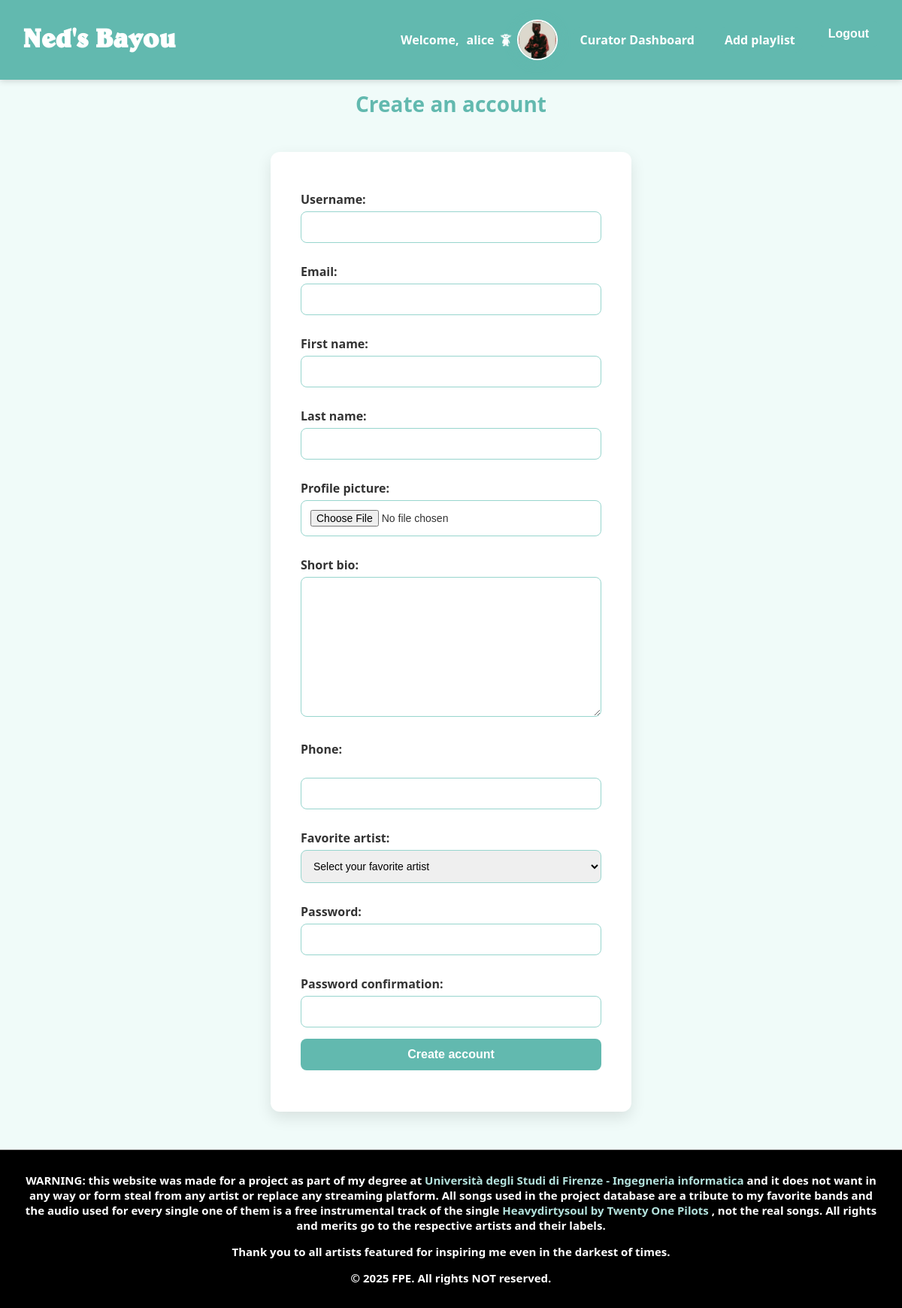
The page /register/ (signed in) on the database its author committed.
### users/models.py (models this page shows, shortened)
class BayouUser(AbstractUser):
    email = models.EmailField(unique=True)
    profile_picture = models.ImageField(
        upload_to='profile_pics/',
        default=default_profile_pic,
        blank=True
    )
    short_bio = models.TextField(blank=True)
    phone_number = PhoneNumberField(blank=True, unique=True, region="IT")
    favorite_artist = models.ForeignKey('music.Artist', on_delete=models.SET_NULL, null=True, blank=True)
    liked_songs = models.ManyToManyField('music.Song', related_name='liked_by', blank=True)

### users/views.py (the view)
# urls.py: path('register/', views.register, name='register'),
def register(request):
    if request.method == 'POST':
        form = BayouUserCreationForm(request.POST, request.FILES)
        if form.is_valid():
            user = form.save()
            listener_group = Group.objects.get(name='Listener')
            user.groups.add(listener_group)
            if user.favorite_artist:
                song = user.favorite_artist.songs.first()
                if song:
                    update_recommendations(user, artist=song.artist, delta=5)
            return redirect('home')
    else:
        form = BayouUserCreationForm()
    return render(request, 'register.html', {'form': form})

### users/forms.py (shortened to what this page needs)
class BayouUserCreationForm(UserCreationForm):
    email = forms.EmailField(required=True)
    class Meta:
        model = BayouUser
        fields = (
            "username", "email",
            "password1", "password2",
            "first_name", "last_name",
            "profile_picture", "short_bio",
            "phone_number", "favorite_artist"
        )
    def __init__(self, *args, **kwargs):
        super().__init__(*args, **kwargs)
        self.fields['phone_number'].widget.attrs.update({
            'id': 'phoneInput',
            'placeholder': 'Your phone number',
        })
        self.fields['favorite_artist'].queryset = Artist.objects.all()
        self.fields['favorite_artist'].empty_label = "Select your favorite artist"

### music/models.py (called while the page is built)
    def __str__(self):
        return self.name

### users/context_processors.py (called while the page is built)
def user_group_context(request):
    is_curator = False
    if request.user.is_authenticated:
        is_curator = request.user.groups.filter(name='Curator').exists()
    return {
        'req_user_is_curator': is_curator
    }

### users/models.py (called while the page is built)
def default_profile_pic():
    return 'profile_pics/defaultPicture.png'

### users/templates/register.html (shortened to what this page needs)
{% extends 'toolbar.html' %}
{% load static %}
{% block extrahead %}
    <link rel="stylesheet" href="https://cdn.jsdelivr.net/npm/intl-tel-input@17/build/css/intlTelInput.min.css">
    <link rel="stylesheet" href="{% static 'css/register.css' %}">
{% endblock %}
{% block content %}
    <h1>Create an account</h1>
    <div class="formcontainer">
        <form method="POST" enctype="multipart/form-data">
        {{ form.username.label_tag }} {{ form.username }}<br>
        {{ form.email.label_tag }} {{ form.email }}<br>
        {{ form.first_name.label_tag }} {{ form.first_name }}<br>
        {{ form.last_name.label_tag }} {{ form.last_name }}<br>
        {{ form.profile_picture.label_tag }} {{ form.profile_picture }}<br>
        {{ form.short_bio.label_tag }} {{ form.short_bio }}<br>
        <label for="phoneInput">Phone:</label><br>
        <input id="phoneInput" type="tel" name="phone_number"><br>
        {{ form.favorite_artist.label_tag }} {{ form.favorite_artist }}<br>
        {{ form.password1.label_tag }} {{ form.password1 }}<br>
        {{ form.password2.label_tag }} {{ form.password2 }}<br>
        <button type="submit">Create account</button>
    </form>
    </div>
{% endblock %}

### templates/toolbar.html (shortened to what this page needs)
<!DOCTYPE html>
<html lang="en">
{% block extrahead %}
{% endblock %}
<head>
    {% load static %}
    <link rel="stylesheet" href="{% static 'css/toolbar.css' %}">
    <link rel="stylesheet" href="https://cdnjs.cloudflare.com/ajax/libs/font-awesome/6.5.0/css/all.min.css">
</head>
<body>
<header class="toolbar-header">
    <h1 class="site-title"><a href="{% url 'home' %}">Ned's Bayou</a></h1>
    {% if user.is_authenticated %}
    <div class="toolbar-user">
        <p class="welcome-text">Welcome,</p>
        <a href="{% url 'profile' user.username %}" class="user-link">
            {{ user.username }}
            {% if req_user_is_curator %}
                <img src="{% static 'icons/curatorIcon.png' %}" alt="Curator" width="20">
            {% endif %}
            <img src="{{ user.profile_picture.url }}" alt="Profile Picture" width="50" class="profile-pic">
        </a>
        {% if req_user_is_curator %}
            <a href="{% url 'curator_dashboard' %}" class="toolbar-btn">Curator Dashboard</a>
        {% endif %}
        <a href="{% url 'create_playlist' %}" class="toolbar-btn">Add playlist</a>
        <form action="{% url 'logout' %}" method="post" class="logout-form">
            <button type="submit" class="logout">Logout</button>
        </form>
    </div>
    {% else %}
    <div class="toolbar-auth">
        <a href="{% url 'login' %}" class="auth-link">Login</a>
        <a href="{% url 'register' %}" class="auth-link">Make an account</a>
    </div>
    {% endif %}
</header>
<main>
    {% block content %}
    {% endblock %}
</main>
<footer class="footers">
    <div class="footer-content">
        <p>WARNING: this website was made for a project as part of my degree at
            <a href="https://www.ing-inl.unifi.it/">Università degli Studi di Firenze - Ingegneria informatica</a>
            and it does not want in any way or form steal from any artist or replace any streaming platform. All songs used in the project
            database are a tribute to my favorite bands and the audio used for every single one of them is a free instrumental track of the single
            <a href="https://youtu.be/r_9Kf0D5BTs?si=y-Rg7BzOo_Qr36yE">Heavydirtysoul by Twenty One Pilots</a>
            , not the real songs. All rights and merits go to the respective artists and their labels.</p>
        <p>Thank you to all artists featured for inspiring me even in the darkest of times.</p>
        <p>&copy; 2025 FPE. All rights NOT reserved.</p>
    </div>
</footer>
</body>
</html>

### static/css/register.css (style rules this page uses)
.formcontainer { display: flex; justify-content: center; align-items: center; min-height: calc(100vh - 80px); padding-top: 20px; padding-bottom: 20px; }
.formcontainer form { background-color: #ffffff; border-radius: 12px; box-shadow: 0 8px 20px rgba(0, 0, 0, 0.1); padding: 40px; width: 400px; max-width: 90%; }
h1 { text-align: center; color: #62b9af; margin-bottom: 25px; font-size: 28px; }
label { display: block; font-weight: bold; margin-top: 12px; margin-bottom: 5px; color: #333; }
input, select, textarea, button { width: 100%; padding: 12px; border: 1px solid #98d5ce; border-radius: 8px; margin-bottom: 15px; box-sizing: border-box; font-size: 14px; transition: border-color 0.3s ease, box-shadow 0.3s ease; }
button[type="submit"] { background-color: #62b9af; color: #ffffff; border: none; cursor: pointer; transition: background-color 0.3s ease, transform 0.1s ease; font-weight: bold; font-size: 16px; border-radius: 8px; }

### static/css/toolbar.css (style rules this page uses)
body { margin: 0; font-family: 'Segoe UI', sans-serif; background-color: #f0fbf9; color: #333; padding: 100px 0 0; }
.toolbar-header { position: fixed; top: 0; left: 0; width: calc(100% - 60px); background-color: #62b9af; padding: 10px 30px; display: flex; justify-content: space-between; align-items: center; flex-wrap: wrap; z-index: 1000; box-shadow: 0 2px 8px rgba(0, 0, 0, 0.15); }
.site-title a { font-family: 'Belwe Bold BT', sans-serif; text-decoration: none; color: white; font-size: 35px; font-weight: 900; }
.toolbar-user { display: flex; align-items: center; gap: 10px; }
.welcome-text { margin: 0; font-weight: 700; color: white; }
.user-link { display: flex; align-items: center; gap: 5px; text-decoration: none; color: white; font-weight: bold; }
.profile-pic { border-radius: 50%; border: 2px solid white; box-shadow: 0 2px 15px #62b9af; }
.logout-form { display: inline; margin-left: 10px; }
.logout { background-color: white; color: #62b9af; border: none; border-radius: 6px; padding: 8px 14px; font-weight: bold; cursor: pointer; transition: background-color 0.3s ease; }
.toolbar-btn { padding: 6px 10px; background-color: #62b9af; color: white; text-decoration: none; border-radius: 10px; font-weight: bold; margin-left: 10px; transition: background-color 0.3s ease; }
.footers { background-color: black; border-top: 1px solid #aaaaaa; width: 100%; margin-top: 30px; padding: 0; }
.footer-content { max-width: 1200px; margin: 0 auto; padding: 15px 30px; text-align: center; color: white; font-size: 15px; font-weight: 600; }
.footer-content a { color: #b4e2dd; text-decoration: none; font-weight: bold; }

### rows shown on the page
BayouUser: username "alice", profile_picture (picture)
